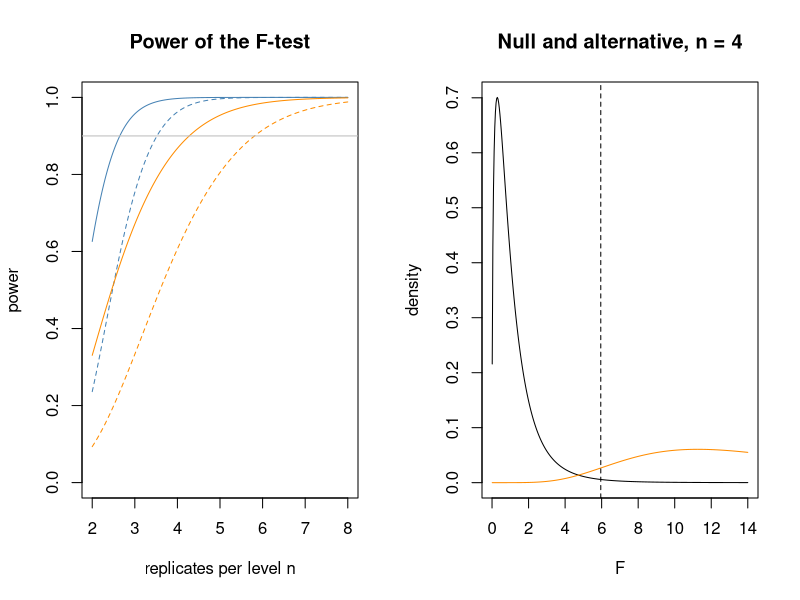

This figure's R source:
# Power of the one-way ANOVA F-test from the noncentral F-distribution, etching example.
a <- 4; sigma <- 25
means <- c(575, 600, 650, 675); tau <- means - mean(means)
pow <- function(n, ss_tau, alpha) {
  lam <- n * ss_tau / sigma^2; df2 <- a * (n - 1)
  pf(qf(1 - alpha, a - 1, df2), a - 1, df2, ncp = lam, lower.tail = FALSE)
}
n <- seq(2, 8, length.out = 200)
op <- par(mfrow = c(1, 2))
plot(n, pow(n, sum(tau^2), 0.05), type = "l", ylim = c(0, 1), col = "steelblue",
     xlab = "replicates per level n", ylab = "power", main = "Power of the F-test")
lines(n, pow(n, sum(tau^2), 0.01), lty = 2, col = "steelblue")
lines(n, pow(n, 75^2 / 2, 0.05), col = "darkorange")
lines(n, pow(n, 75^2 / 2, 0.01), lty = 2, col = "darkorange")
abline(h = 0.9, col = "gray")
power.anova.test(groups = 4, between.var = var(means), within.var = sigma^2,
                 sig.level = 0.01, power = 0.90)          # n = 3.52
x <- seq(0.01, 14, length.out = 400); crit <- qf(0.99, 3, 12)
plot(x, df(x, 3, 12), type = "l", xlab = "F", ylab = "density",
     main = "Null and alternative, n = 4")
lines(x, df(x, 3, 12, ncp = 4 * sum(tau^2) / sigma^2), col = "darkorange")
abline(v = crit, lty = 2)
par(op)
